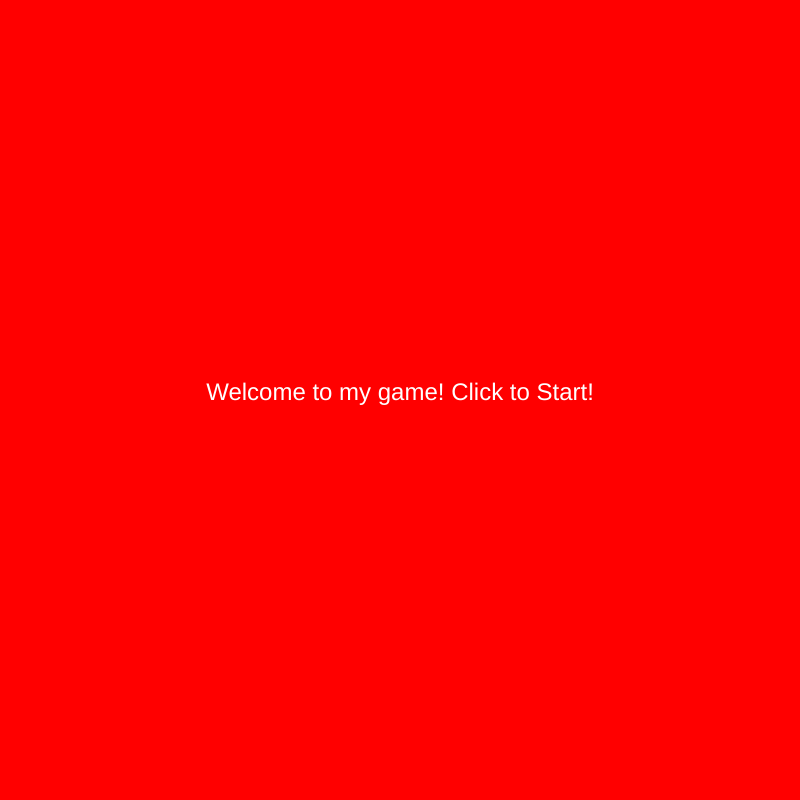
Frame 1 (no input)
Frame 60 (no input): identical to frame 1, image omitted
Frame 120 (the mouse pressed at the canvas centre since frame 60): identical to frame 1, image omitted

The p5.js sketch that drew this single still picture (run headless with seeded random() and noise() and a simulated clock; from frame 60 on, the mouse is pressed at the canvas centre):

// p5.js sketch
// ── sketch.js
var myCar;
var myCar2;
var cars = [];
var frogPos;
var myState = 0 ;
var maxTimer = 10*60 ;
var timer = maxTimer ;

function setup() {
  // put setup code here
  createCanvas(800, 800);

  //spawn cars
  for (var i = 0; i < 5; i++) {
    cars.push(new Car());

  }

  frogPos = createVector(400, height - 100);


  textAlign(CENTER)

}

function draw() {
  // put drawing code here

  switch (myState) {

    case 0: //menu
      background(255, 0, 0);
      textSize(24);
      fill('white')
      text("Welcome to my game! Click to Start!", width / 2, height / 2);
      break;

    case 1: //game
      game();

      timer = timer - 1 ;
      if (timer <= 0) {
        timer = maxTimer ;
        myState = 3 ;
      }
      break;

    case 2: //win
      background('yellow');
      textSize(50);
      text("YAY YOU WON!!!", width / 2, height / 2);
      break;

    case 3: //lose
      background('purple');
      textSize(50);
      text("OOPS YOU LOST", width / 2, height / 2);
      break;
  }

}

function mouseReleased() {
  switch (myState) {
    case 0:
    // reset timer
      timer = maxTimer ;
      myState = 1;
      break;

    case 2: // they won!
    // reset timer
      timer = maxTimer ;
    //respawn cars and reset array
    cars = [] ;
    for (var i = 0; i < 5; i++) {
      cars.push(new Car());
      }

      myState = 0;
      break;

    case 3: // they lost!
    //respawn cars and reset array
    // reset timer
      timer = maxTimer ;
    cars = [] ;
    for (var i = 0; i < 5; i++) {
      cars.push(new Car());
      }
      myState = 0
      break;

  }
}

function game() {

  background('lightblue');

  for (var i = 0; i < cars.length; i++) {
    cars[i].display();
    cars[i].drive();
    if (cars[i].pos.dist(frogPos) < 45) {
      cars.splice(i, 1);
    }
  }

  if (cars.length == 0) {
    myState = 2 ;

  }

  // frog
  fill('green');
  ellipse(frogPos.x, frogPos.y, 50, 50);
  checkForKeys();

}

function checkForKeys() {
  if (keyIsDown(LEFT_ARROW)) frogPos.x -= 10;
  if (keyIsDown(RIGHT_ARROW)) frogPos.x += 10;
  if (keyIsDown(UP_ARROW)) frogPos.y -= 10;
  if (keyIsDown(DOWN_ARROW)) frogPos.y += 10;

}



//our Car class!!!!
function Car() {
  // attributes
  this.pos = createVector(random(width), random(height));
  this.vel = createVector(random(-5, 5), random(-5, 5));
  this.r = random(255);
  this.g = random(255);
  this.b = random(255);
  // methods
  this.display = function() {
    fill(this.r, this.g, this.b);

    ellipse(this.pos.x + 50, this.pos.y + 50, 50);
    ellipse(this.pos.x + 70, this.pos.y + 70, 20);
    ellipse(this.pos.x + 70, this.pos.y + 30, 20);
    ellipse(this.pos.x + 25, this.pos.y + 60, 20);
  }

  this.drive = function() {
    this.pos.add(this.vel);
    if (this.pos.x > width) this.pos.x = 0;
    if (this.pos.x < 0) this.pos.x = width;
    if (this.pos.y > width) this.pos.y = 0;
    if (this.pos.y < 0) this.pos.y = height;

  }

}
